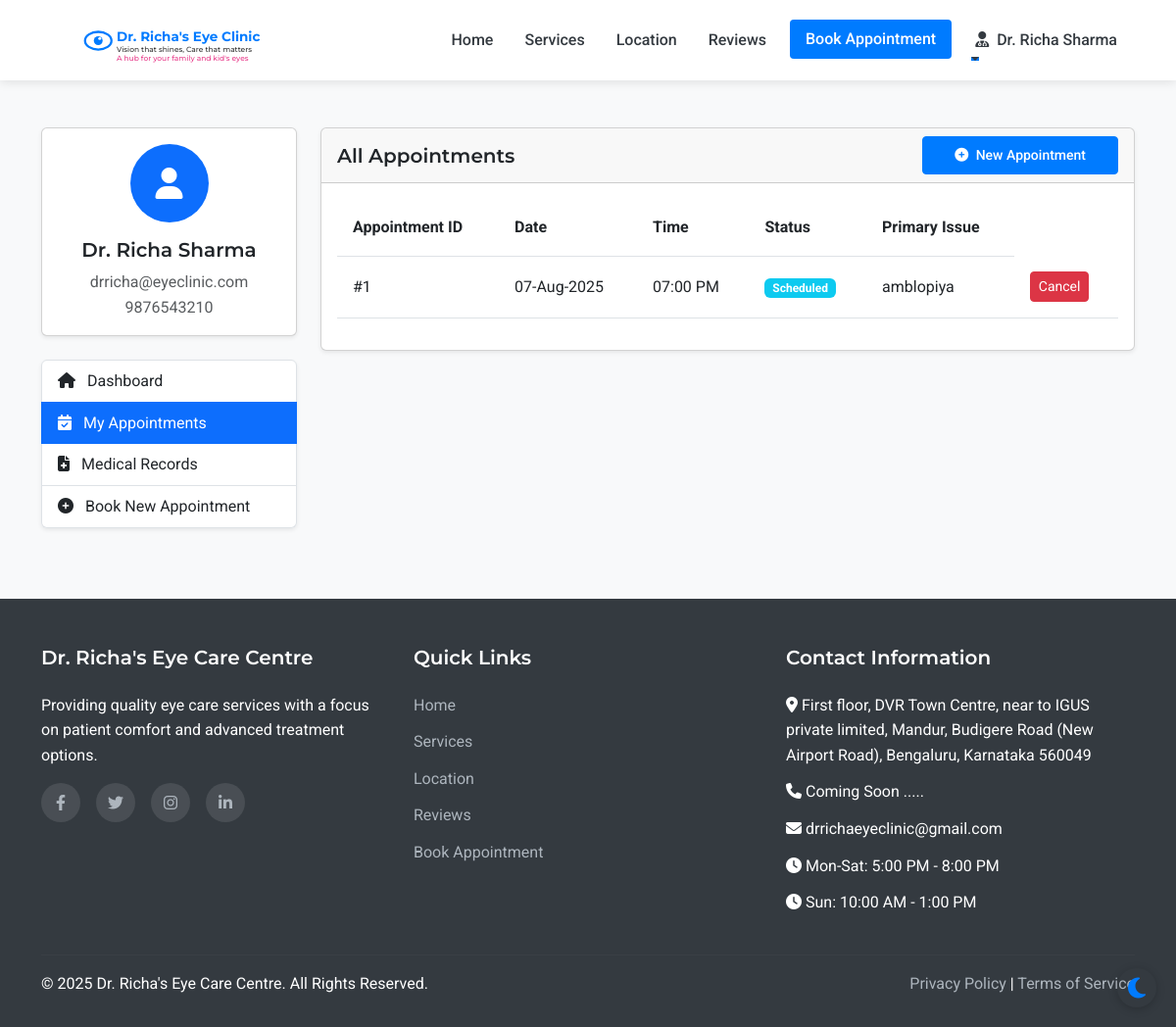
The app's page /patient/appointments (signed in), older data.
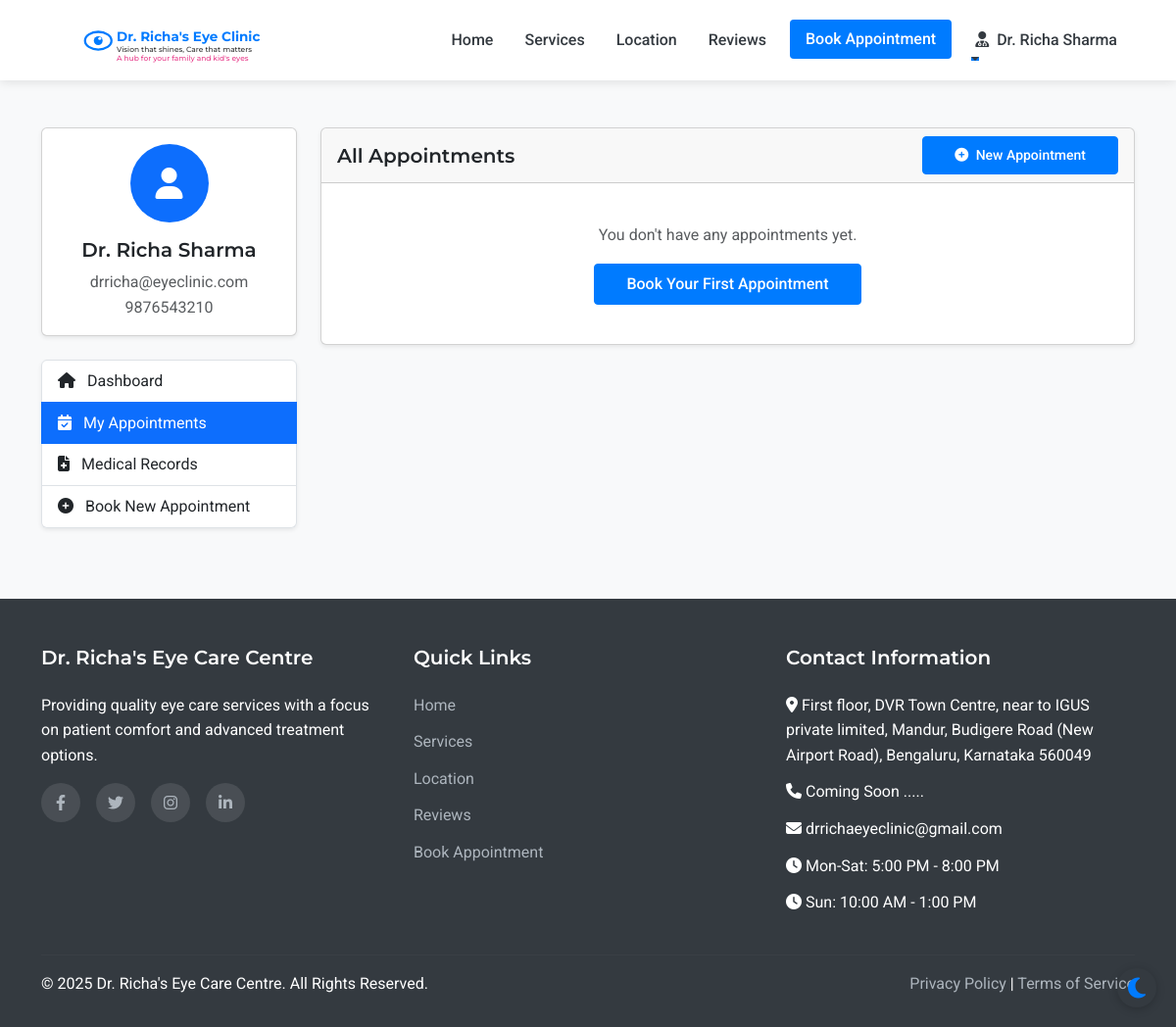
The same page, newer data.
### models.py (models this page shows, shortened)
class Appointment(db.Model):
    id = db.Column(db.Integer, primary_key=True)
    patient_id = db.Column(db.Integer, db.ForeignKey('patient.id'), nullable=False)
    appointment_date = db.Column(db.Date, nullable=False)
    appointment_time = db.Column(db.Time, nullable=False)
    primary_issue = db.Column(db.Text, nullable=True)
    referral_info = db.Column(db.String(255), nullable=True)
    status = db.Column(db.String(20), default='scheduled')  # scheduled, completed, cancelled
    created_at = db.Column(db.DateTime, default=datetime.utcnow)
    consultation_fee = db.Column(db.Float, nullable=False, default=500.0)
    payment_status = db.Column(db.String(20), default='pending')  # pending, paid

### routes.py (the view)
@app.route('/patient/appointments')
@login_required
def patient_appointments():
    appointments = Appointment.query.filter_by(patient_id=current_user.id).order_by(desc(Appointment.appointment_date)).all()
    form = FlaskForm()
    return render_template('patient/appointments.html', appointments=appointments, form=form)

### app.py (called while the page is built)
@login_manager.user_loader
def load_user(user_id):
    from models import Doctor, Assistant, Admin, Patient
    try:
        if user_id.startswith('doctor_'):
            return Doctor.query.get(int(user_id.split('_')[1]))
        elif user_id.startswith('assistant_'):
            return Assistant.query.get(int(user_id.split('_')[1]))
        elif user_id.startswith('admin_'):
            return Admin.query.get(int(user_id.split('_')[1]))
        else:
            return Patient.query.get(int(user_id))
    except (ValueError, AttributeError):
        return None

### routes.py (called while the page is built)
@app.context_processor
def inject_now():
    return {'now': datetime.now()}

### templates/patient/appointments.html (shortened to what the changed rows need)
{% extends 'layout.html' %}
{% block content %}
<section class="py-5 bg-light">
    <div class="container">
        <div class="row">
            <div class="col-lg-9">
                <div class="card shadow-sm mb-4">
                    <div class="card-body">
                        {% if appointments %}
                            <div class="table-responsive">
                                <table class="table table-hover">
                                    <thead>
                                        <tr>
                                            <th>Appointment ID</th>
                                            <th>Date</th>
                                            <th>Time</th>
                                            <th>Status</th>
                                            <th>Primary Issue</th>
                                        </tr>
                                    </thead>
                                    <tbody>
                                        {% for appointment in appointments %}
                                            <tr>
                                                <td>#{{ appointment.id }}</td>
                                                <td>{{ appointment.appointment_date.strftime('%d-%b-%Y') }}</td>
                                                <td>{{ appointment.appointment_time.strftime('%I:%M %p') }}</td>
                                                <td>
                                                    {% if appointment.status == 'scheduled' %}
                                                        <span class="badge bg-info">Scheduled</span>
                                                    {% elif appointment.status == 'completed' %}
                                                        <span class="badge bg-success">Completed</span>
                                                    {% elif appointment.status == 'cancelled' %}
                                                        <span class="badge bg-danger">Cancelled</span>
                                                    {% else %}
                                                        <span class="badge bg-secondary">{{ appointment.status }}</span>
                                                    {% endif %}
                                                </td>
                                                <td>{{ appointment.primary_issue or 'Not specified' }}</td>
                                                <td>
                                                    {% if appointment.status == 'scheduled' %}
                                                        <form method="POST" action="{{ url_for('patient_cancel_appointment', appointment_id=appointment.id) }}" style="display: inline;">
                                                            <button type="submit" class="btn btn-sm btn-danger" onclick="return confirm('Are you sure you want to cancel this appointment?')">Cancel</button>
                                                        </form>
                                                    {% endif %}
                                                </td>
                                            </tr>
                                        {% endfor %}
                                    </tbody>
                                </table>
                            </div>
                        {% else %}
                            <div class="text-center p-4">
                                <p class="text-muted mb-3">You don't have any appointments yet.</p>
                                <a href="{{ url_for('appointment') }}" class="btn btn-primary">Book Your First Appointment</a>
                            </div>
                        {% endif %}
                    </div>
                </div>
            </div>
        </div>
    </div>
</section>
{% endblock %}

Row changes from the older to the newer data that the page shows:
removed Appointment: id "1", appointment_date "07-Aug-2025", appointment_time "07:00 PM", status "Scheduled", primary_issue "amblopiya"
Text that changed along with them:
text no longer shown: "Appointment ID Date Time Status Primary Issue"
text now shown: "You don't have any appointments yet. Book Your First Appointment"
